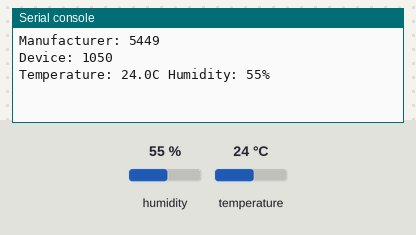
A program run on a simulated Raspberry Pi Pico running CircuitPython. Parts: the last lines printed to the serial console. The inputs (shaded band) are chosen by the test bench; at power-on: humidity 55 %, temperature 24 °C.

Above: at 1.2 s.
1.3 s: humidity set to 22 %
At 3.5 s:
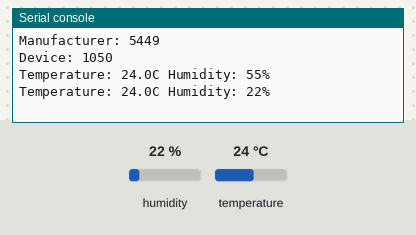
4.0 s: temperature set to 12 °C
At 4.6 s:
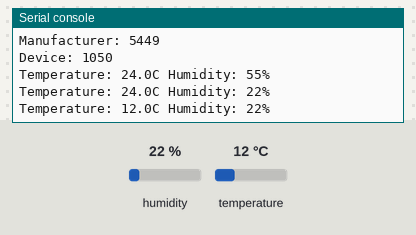
6.7 s: humidity set to 40 %
At 9.2 s:
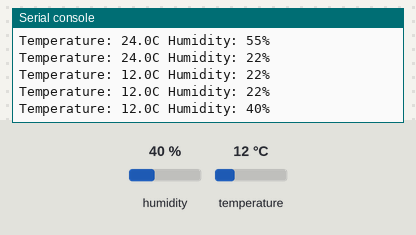
Timing chart, 0 to 10.7 s (numbered marks = the images above; inputs shaded):
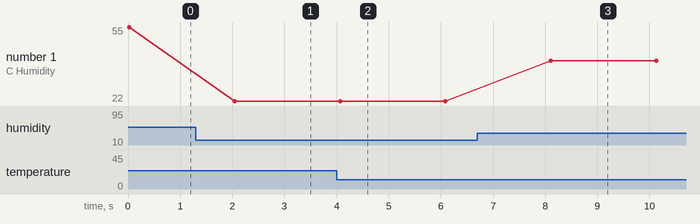

The program:

hdc1080_cpython.py
```python
# HDC1080 Example

import board
from digitalio import DigitalInOut, Pull
from busio import I2C
from time import sleep

# HDC1080 I2C Address
HDC_ADDR = 0x40

# HDC1080 Registers
HDC_TEMP = 0
HDC_HUM = 1
HDC_CONF = 2
HDC_MANID = 0xFE
HDC_DEVID = 0xFF

i2c = I2C(sda=board.GP16, scl=board.GP17)

def readReg16(reg):
    selreg = bytearray([reg])
    val = bytearray([0,0])
    i2c.try_lock()
    i2c.writeto_then_readfrom(HDC_ADDR, selreg, val)
    i2c.unlock()
    return (val[0]<<8)+val[1]

# Check manufacture and device IDs
print ('Manufacturer: {:04X}'.format(readReg16(HDC_MANID)))
print ('Device: {:04X}'.format(readReg16(HDC_DEVID)))

while True:
    i2c.try_lock()
    i2c.writeto(HDC_ADDR, bytearray([HDC_TEMP]))
    i2c.unlock()
    sleep (0.02)
    i2c.try_lock()
    data = bytearray([0,0,0,0])
    i2c.readfrom_into(HDC_ADDR, data)
    r = (data[0] << 8) + data[1]
    temp = r*165/65536 - 40.0
    r = (data[2] << 8) + data[3]
    humid = r*100/65536
    print ('Temperature: {:.1f}C Humidity: {:.0f}%'.format(temp, humid))
    sleep(2)
```

Measured:
- after the input at 1.3 s, the serial console: prints a new line after 0.74 s (image 1)
- after the input at 4.0 s, the serial console: prints a new line after 0.07 s (image 2)
- after the input at 6.7 s, the serial console: prints a new line after 1.4 s (image 3)
- plotted number 1: 55 → 22 after the input at 1.3 s, 22 → 40 after the input at 6.7 s
